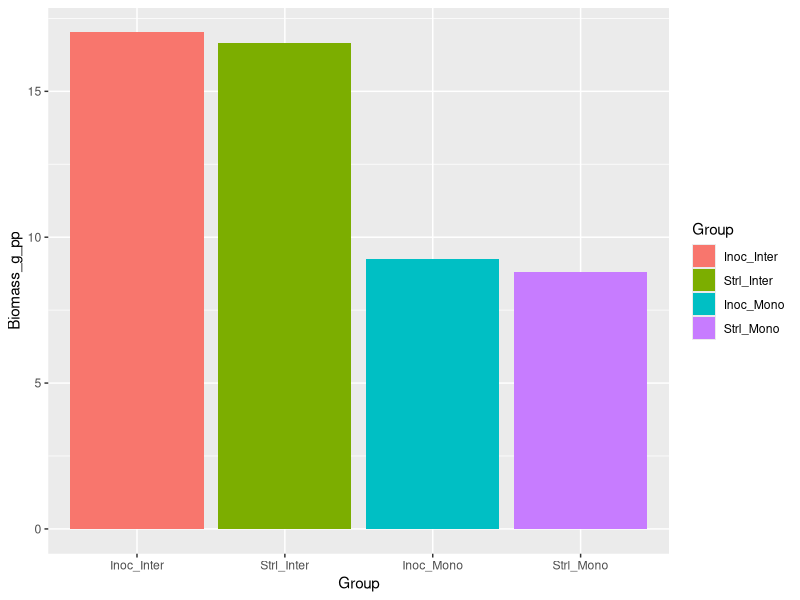
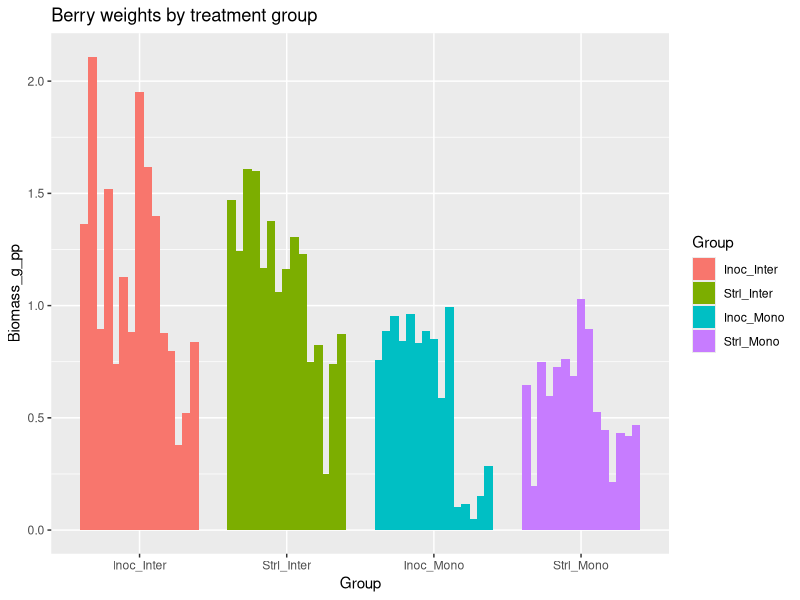

These figures' R source, in order: (Note: this script raises an error after producing the figures.)
## ---- chunk 1
knitr::opts_chunk$set(echo = TRUE)
## ---- chunk 2

library(tidyverse)
library(broom)
library(knitr)
library(dplyr)
## ---- chunk 3
# Loading in data to explore
berries <- read.csv("Biomass/Berry_Weights.csv")

berries <- berries %>%
  mutate(
    Inoculation = factor(Inoculation),
    Polyculture = factor(Polyculture),
    Group = interaction(Inoculation, Polyculture, sep = "_")
  )

# Adding a column for continuous water weights: based on the assumption that the emitters are 2 gal/hr 

berries <- berries %>%
  mutate(
    Water_gal_per_wk = case_when(
      Water == "Control"  ~ 48,
      Water == "Moderate" ~ 32,
      Water == "Severe"   ~ 16,
      TRUE ~ NA_real_
    )
  )

# Adding a column which is ppt per plant (continuous)

berries <- berries %>%
  mutate(
    Water_gal_per_plant_wk = Water_gal_per_wk / Num_wheat_pot
  )

## ---- chunk 4
# Without sorting by ppt at all

ggplot(berries, aes(x = Group, y = Biomass_g_pp, fill = Group)) + 
  geom_col()

## ---- chunk 5
# With each bar individual; as you can see there is a lot of variation, hopefully due to ppt

berries <- read.csv("Biomass/Berry_Weights.csv")

berries <- berries %>%
  mutate(
    Inoculation = factor(Inoculation),
    Polyculture = factor(Polyculture),
    Group = interaction(Inoculation, Polyculture, sep = "_"),
    Rep = factor(row_number())
  )

ggplot(berries, aes(x = Group, y = Biomass_g_pp, fill = Group)) +
  geom_col(aes(group = Rep), position = position_dodge(width = 0.8)) +
  ggtitle("Berry weights by treatment group")

## ---- chunk 6
knitr::include_graphics("Biomass/Berries/expected.png")
## ---- chunk 7
# With each bar individual and ppt

berries <- read.csv("Biomass/Berry_Weights.csv")

berries <- berries %>%
  mutate(
    Inoculation = factor(Inoculation),
    Polyculture = factor(Polyculture),
    Water = factor(Water, levels = c("Control", "Moderate", "Severe")),
    Group = interaction(Inoculation, Polyculture, sep = "_")
  )

ggplot(berries, aes(x = Group, y = Biomass_g_pp, fill = Water)) +
  geom_col(position = "dodge") +
  ggtitle("Berry biomass by PPT and treatments")

## ---- chunk 8

# Bar graph looking at water with the individual points plotted on trop
ggplot(berries, aes(x = Water, y = Biomass_g_pp)) +
  stat_summary(fun = mean, geom = "col", width = 0.6) +
  geom_jitter(width = 0.15, alpha = 0.6) +
  ggtitle("Berry biomass by PPT, all treatments")


## ---- chunk 9
# The same thing (kind of) but as a boxplot with the scattered points

#This code is redundant but good for copy paste later?
berries <- berries %>%
  mutate(
    Water = factor(Water, levels = c("Control", "Moderate", "Severe"))
  )

# The plot
ggplot(berries, aes(x = Water, y = Biomass_g_pp)) +
  geom_boxplot(outlier.shape = NA) +
  geom_jitter(width = 0.15, alpha = 0.6) +
  ggtitle("Berry biomass by PPT, all treatments")
## ---- chunk 10
# Looking at just monocropped

berries <- berries %>%
  mutate(
    Water = factor(Water, levels = c("Control", "Moderate", "Severe")),
    Inoculation = factor(Inoculation),
    Polyculture = factor(Polyculture)
  )

berries_inter <- berries %>%
  filter(Polyculture == "Mono")

ggplot(berries_inter, aes(x = Water, y = Biomass_g_pp)) +
  geom_boxplot(outlier.shape = NA) +
  geom_jitter(width = 0.15, alpha = 0.6) +
  ggtitle("Berry biomass by PPT, Monocropped treatments only")

## ---- chunk 11
# Looking at just intercropped

berries <- berries %>%
  mutate(
    Water = factor(Water, levels = c("Control", "Moderate", "Severe")),
    Inoculation = factor(Inoculation),
    Polyculture = factor(Polyculture)
  )

berries_inter <- berries %>%
  filter(Polyculture == "Inter")

ggplot(berries_inter, aes(x = Water, y = Biomass_g_pp)) +
  geom_boxplot(outlier.shape = NA) +
  geom_jitter(width = 0.15, alpha = 0.6) + 
  ggtitle("Berry biomass by PPT, Intercropped treatments only")
## ---- chunk 12
# Splitting it by crop treatment

berries <- berries %>%
  mutate(
    Water       = factor(Water, levels = c("Control", "Moderate", "Severe")),
    Inoculation = factor(Inoculation, levels = c("Strl", "Inoc")),
    Polyculture = factor(Polyculture, levels = c("Inter", "Mono"))
  )

ggplot(berries, aes(x = Water, y = Biomass_g_pp, fill = Inoculation)) +
  geom_boxplot(
    outlier.shape = NA,
    position = position_dodge(width = 0.8)
  ) +
  geom_point(
    aes(color = Inoculation),
    alpha = 0.6,
    size = 1.8,
    position = position_dodge(width = 0.8)
  ) +
  facet_wrap(~ Polyculture) +
  theme_bw() +
  labs(
    x = "Water treatment",
    y = "Biomass (g)"
  ) +
  ggtitle("Both Intercropped and Monoculture Berry biomass by PPT")


## ---- chunk 13

berries_sum <- berries %>%
  group_by(Inoculation, Polyculture, Water_gal_per_wk) %>%
  summarise(mean_biomass = mean(Biomass_g, na.rm = TRUE), .groups = "drop")

# Really basic with a line connecting treatment means
ggplot(
  berries_sum,
  aes(
    x = Water_gal_per_wk,
    y = mean_biomass,
    color = interaction(Inoculation, Polyculture),
    group = interaction(Inoculation, Polyculture)
  )
) +
  geom_line() +
  geom_point() +
  ggtitle("Berry biomass by PPT (gallons per week) of all treatment types")

# Slightly less basic, line connecting treatment means but split by polyculture status
ggplot(berries,
       aes(x = Water_gal_per_wk, y = Biomass_g, color = Inoculation, group = Inoculation)) +
  stat_summary(fun = mean, geom = "line") +
  stat_summary(fun = mean, geom = "point") +
  facet_wrap(~ Polyculture) +
  ggtitle("Berry biomass by PPT (gallons per week), by polyculture status")

# Slightly less basic, line connecting treatment means but split by AMF status
ggplot(berries,
       aes(x = Water_gal_per_wk, y = Biomass_g, color = Polyculture, group = Polyculture)) +
  stat_summary(fun = mean, geom = "line") +
  stat_summary(fun = mean, geom = "point") +
  facet_wrap(~ Inoculation) +
  ggtitle("Berry biomass by PPT (gallons per week), by AMF status")

## ---- chunk 14
# Basic with a smoothed regression line connecting treatment means
ggplot(berries,
       aes(x = Water_gal_per_wk, y = Biomass_g,
           color = interaction(Inoculation, Polyculture))) +
  geom_point(alpha = 0.5) +
  geom_smooth(method = "lm", se = FALSE) +
  ggtitle("Berry biomass by PPT (gallons per week) of all treatment types") +
  xlab("Gallons of water per week") +
  ylab("Mean berry biomass (g)")

# Basic with a smoothed regression line connecting treatment means, separated by intercropping status

ggplot(berries,
       aes(x = Water_gal_per_wk, y = Biomass_g, color = Inoculation)) +
  geom_point(alpha = 0.5) +
  geom_smooth(method = "lm", se = FALSE) +
  facet_wrap(~ Polyculture) +
  ggtitle("Berry biomass by PPT (gallons per week), by intercropping status") +
  xlab("Gallons of water per week") +
  ylab("Mean berry biomass (g)")

# Basic with a smoothed regression line connecting treatment means, separated by AMF status

ggplot(berries,
       aes(x = Water_gal_per_wk, y = Biomass_g, color = Polyculture)) +
  geom_point(alpha = 0.5) +
  geom_smooth(method = "lm", se = FALSE) +
  facet_wrap(~ Inoculation) +
  ggtitle("Berry biomass by PPT (gallons per week), by AMF status") +
  xlab("Gallons of water per week") +
  ylab("Mean berry biomass (g)")

## ---- chunk 15
berries_sum <- berries %>%
  group_by(Inoculation, Polyculture, Water_gal_per_plant_wk) %>%
  summarise(mean_biomass = mean(Biomass_g, na.rm = TRUE), .groups = "drop")

# Really basic with a line connecting treatment means
ggplot(
  berries_sum,
  aes(
    x = Water_gal_per_plant_wk,
    y = mean_biomass,
    color = interaction(Inoculation, Polyculture),
    group = interaction(Inoculation, Polyculture)
  )
) +
  geom_line() +
  geom_point() +
  ggtitle("Berry biomass by PPT (gallons per week) of all treatment types", subtitle = "With precipitation adjusted to per-plant density") +
  xlab("Gallons of water per week, density-adjusted") +
  ylab("Mean berry biomass (g)")

# Slightly less basic, line connecting treatment means but split by polyculture status
ggplot(berries,
       aes(x = Water_gal_per_plant_wk, y = Biomass_g, color = Inoculation, group = Inoculation)) +
  stat_summary(fun = mean, geom = "line") +
  stat_summary(fun = mean, geom = "point") +
  facet_wrap(~ Polyculture) +
  ggtitle("Berry biomass by PPT (gallons per week), by polyculture status", subtitle = "With precipitation adjusted to per-plant density") +
  xlab("Gallons of water per week, density-adjusted") +
  ylab("Mean berry biomass (g)")

# Slightly less basic, line connecting treatment means but split by AMF status
ggplot(berries,
       aes(x = Water_gal_per_plant_wk, y = Biomass_g, color = Polyculture, group = Polyculture)) +
  stat_summary(fun = mean, geom = "line") +
  stat_summary(fun = mean, geom = "point") +
  facet_wrap(~ Inoculation) +
  ggtitle("Berry biomass by PPT (gallons per week), by AMF status", subtitle = "With precipitation adjusted to per-plant density") +
  xlab("Gallons of water per week, density-adjusted") +
  ylab("Mean berry biomass (g)")

## ---- chunk 16
berries_sum <- berries %>%
  group_by(Inoculation, Polyculture, Water_gal_per_plant_wk) %>%
  summarise(mean_biomass = mean(Biomass_g_pp, na.rm = TRUE), .groups = "drop")

# Really basic with a line connecting treatment means
ggplot(
  berries_sum,
  aes(
    x = Water_gal_per_plant_wk,
    y = mean_biomass,
    color = interaction(Inoculation, Polyculture),
    group = interaction(Inoculation, Polyculture)
  )
) +
  geom_line() +
  geom_point() +
  ggtitle("Berry biomass by PPT (gallons per week) of all treatment types", subtitle = "With precipitation adjusted to per-plant density") +
  xlab("Gallons of water per week, density-adjusted") +
  ylab("Mean berry biomass (g)")

# Slightly less basic, line connecting treatment means but split by polyculture status
ggplot(berries,
       aes(x = Water_gal_per_plant_wk, y = Biomass_g_pp, color = Inoculation, group = Inoculation)) +
  stat_summary(fun = mean, geom = "line") +
  stat_summary(fun = mean, geom = "point") +
  facet_wrap(~ Polyculture) +
  ggtitle("Berry biomass by PPT (gallons per week), by polyculture status", subtitle = "With precipitation adjusted to per-plant density") +
  xlab("Gallons of water per week, density-adjusted") +
  ylab("Mean berry biomass per plant(g)")

# Slightly less basic, line connecting treatment means but split by AMF status
ggplot(berries,
       aes(x = Water_gal_per_plant_wk, y = Biomass_g_pp, color = Polyculture, group = Polyculture)) +
  stat_summary(fun = mean, geom = "line") +
  stat_summary(fun = mean, geom = "point") +
  facet_wrap(~ Inoculation) +
  ggtitle("Berry biomass by PPT (gallons per week), by AMF status", subtitle = "With precipitation adjusted to per-plant density") +
  xlab("Gallons of water per week, density-adjusted") +
  ylab("Mean berry biomass per plant (g)")

# Also testing this
# Basic with a smoothed regression line connecting treatment means
ggplot(berries,
       aes(x = Water_gal_per_plant_wk, y = Biomass_g_pp,
           color = interaction(Inoculation, Polyculture))) +
  geom_point(alpha = 0.5) +
  geom_smooth(method = "lm", se = FALSE) +
  ggtitle("Berry biomass by PPT (gallons per week) of all treatment types", 
          subtitle = "Density adjusted for PPT and biomass") +
  xlab("Gallons of water per week, density adjusted per plant") +
  ylab("Mean berry biomass per plant (g)")

